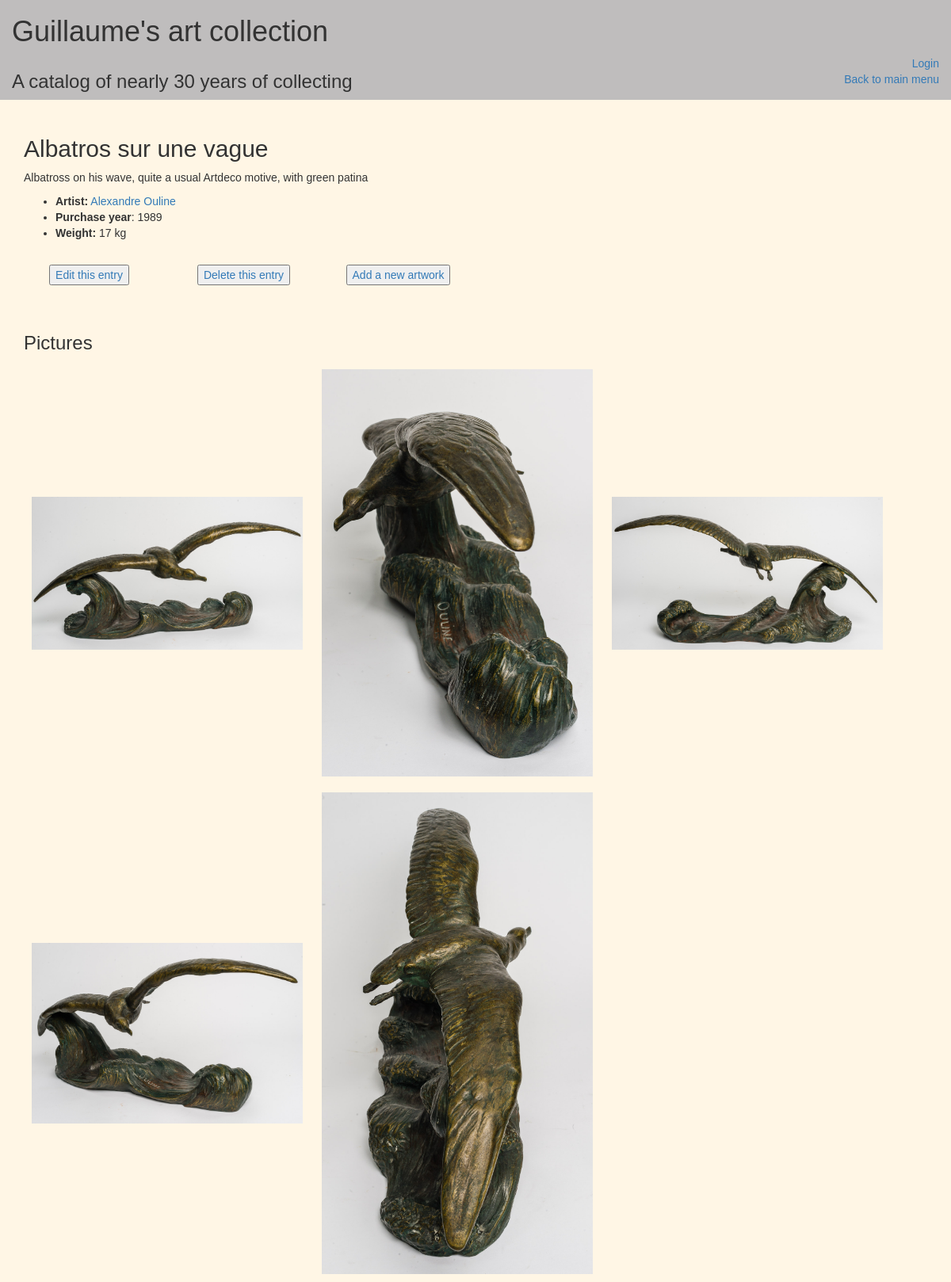
The app's page /artworks/1 with its own data.
### database_setup.py (models this page shows, shortened)
class Artwork(Base):
    __tablename__ = 'artwork'
    name = Column(String(120), nullable = False)
    id = Column(Integer, primary_key = True)
    description = Column(Text)
    purchase_year = Column(String(4))
    size = Column(String(20))
    weight = Column(String(20))
    purchase_prize = Column(String(80))
    user_id = Column(Integer, ForeignKey('user.id'), nullable=False)
    user = relationship(User)
    art_id = Column(Integer, ForeignKey('art.id'), nullable=False)
    art = relationship(Art)
    artist_id = Column(Integer, ForeignKey('artist.id'), nullable=False)
    artist = relationship(Artist)

class Artist(Base):
    __tablename__ = 'artist'
    name =Column(String(120), nullable = False)
    id = Column(Integer, primary_key = True)
    information = Column(Text)
    url = Column(String(80))
    user_id = Column(Integer, ForeignKey('user.id'), nullable=False)
    user = relationship(User)

class Picture(Base):
    __tablename__ = 'picture'
    filename = Column(String(80), nullable = False)
    photographer = Column(String(200))
    id = Column(Integer, primary_key = True)
    artwork_id = Column(Integer, ForeignKey('artwork.id'), nullable=False)
    artwork = relationship(Artwork)

### __init__.py (the view)
@app.route('/artworks/<int:artwork_id>')
def showArtworks(artwork_id):
    artwork = session.query(Artwork).filter_by(id=artwork_id).one()
    pictures = session.query(Picture).filter_by(artwork_id=artwork_id).all()
    artist = session.query(Artist).filter(Artwork.id == artwork_id).join(Artwork).one()
    return render_template('artworks.html',
                           artwork=artwork,
                           pictures=pictures,
                           artwork_id=artwork_id,
                           artist=artist,
                           login_session = login_session)

### templates/artworks.html (shortened to what this page needs)
{% extends "generic_header.html" %}
{% block content %}
	<section class='container'>
		<div class="row">
			<div class="col-md-6 col-xs-12">
				<h2>{{artwork.name}}</h2>
				<p> {{artwork.description}} </p>
				<ul>
					<li><b>Artist:</b> <a href="{{url_for('showArtists', artist_id = artist.id)}}">{{artist.name}}</a>
					{% if artwork.purchase_year %}
						<li><b>Purchase year</b>: {{artwork.purchase_year}}</li>
					{% endif %}
					{% if artwork.weight %}
						<li><b>Weight:</b> {{artwork.weight}}</li>
					{% endif %}
				</ul>
				<br>
				<div class="row">
					<div class="col-md-4 col-xs-12 text-center">
						<a href="{{url_for('editArtwork', artwork_id = artwork_id)}}"><button type="button">Edit this entry</button></a>
					</div>
					<div class="col-md-4 col-xs-12 text-center">
						<a href="{{url_for('deleteArtwork', artwork_id = artwork_id)}}"><button type="button">Delete this entry</button></a>
					</div>
					<div class="col-md-4 col-xs-12 text-center">
						<a href="{{url_for('addArtwork')}}"><button type="button">Add a new artwork</button></a>
					</div>
					<br>
				</div>
			</div>
		</div>
		<br>
		<br>
		<div class="row">
			<div class="col-xs-12">
			<h3>Pictures</h3>
			<div class="artworks_cameraroll">
				{% for picture in pictures%}
						<img class="artworks_image" src="{{url_for('static', filename = 'images/'+ picture.filename)}}" alt="A picture of the artwork, {{artwork.name}}, by {{picture.photographer}}">
				{% endfor %}
			</div>
		</div>
	</section>
{% endblock %}vagrqa

### static/css/style.css (style rules this page uses)
body { font-family: Helvetica, sans-serif; background-color: #fff6e5; }
.artworks_image { flex-wrap: wrap; max-width : 30%; max-height: 30%; margin: 10px; }

### records on screen
Artwork: name "Albatros sur une vague", description "Albatross on his wave, quite a usual Artdeco motive, with green patina", purchase_year "1989", weight "17 kg"
Artist: name "Alexandre Ouline"
Picture: filename (picture)
Picture: filename (picture)
Picture: filename (picture)
Picture: filename (picture)
Picture: filename (picture)
